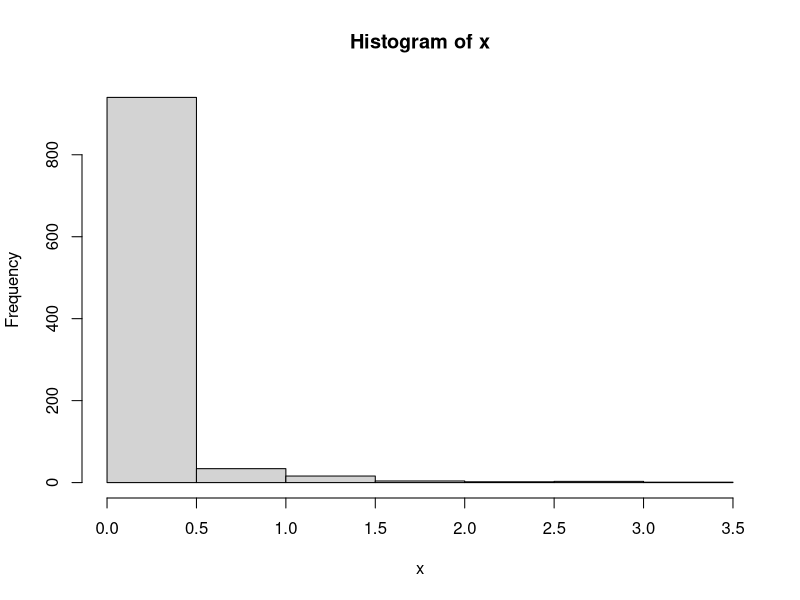
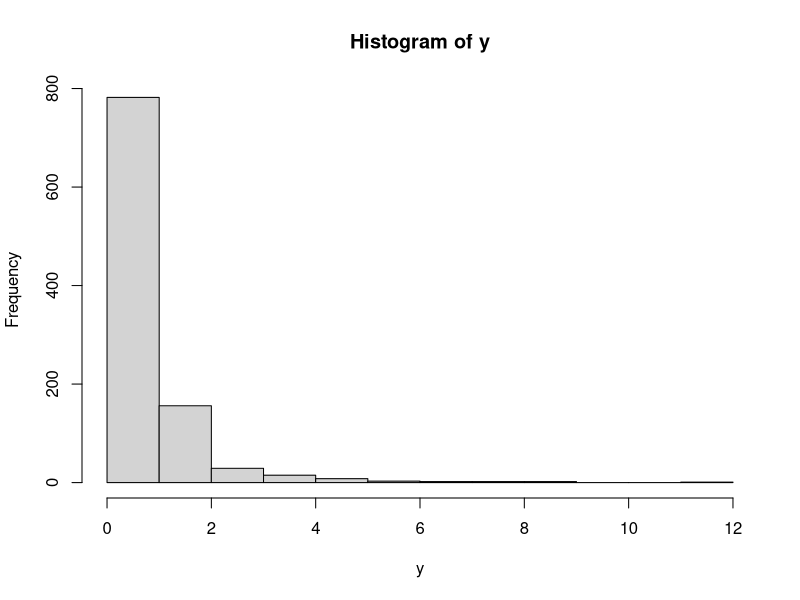
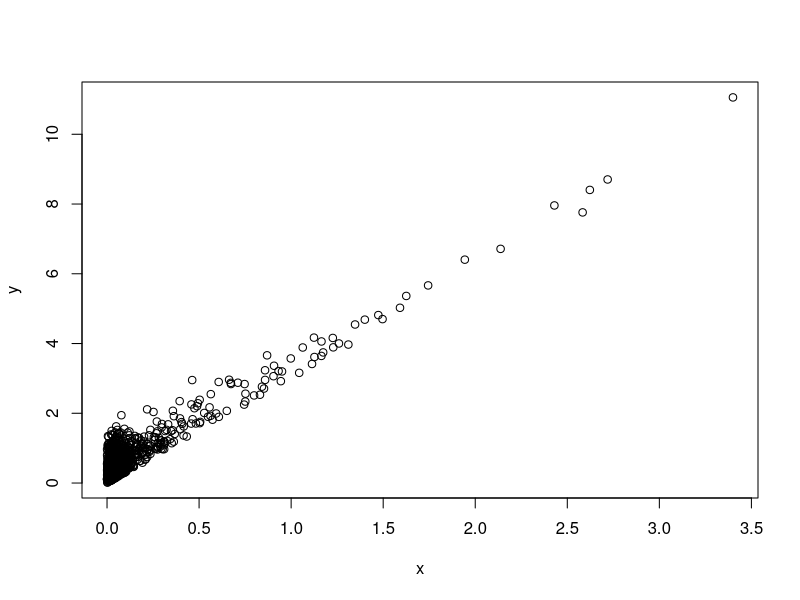
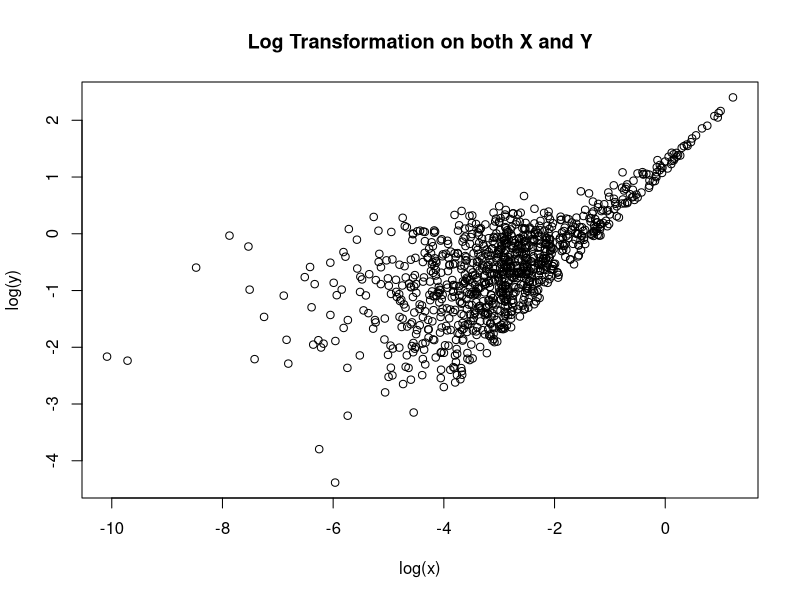

The R source for these figures, in order: (Note: this script raises an error after producing the figures.)
## ---- chunk 1
knitr::opts_chunk$set(echo = TRUE)
## ---- chunk 2
set.seed(123)

x=rgamma(1000, 0.1)+abs(rnorm(1000)/20)
y=3*x+abs(rnorm(1000)/2)
hist(x)
hist(y)
plot(x,y)
plot(log(x),log(y),main="Log Transformation on both X and Y")
summary(lm(y~x))

summary(lm(y~log(x)))

summary(lm(log(y)~log(x)))

## ---- chunk 3
library(rms)
rawData=data.frame(x,y)

d <- datadist(rawData)
options(datadist="d")

modelResult=ols(y~x,data=rawData)
modelResult
plot(Predict(modelResult))

modelResult=ols(log(y)~log(x),data=rawData)
modelResult
plot(Predict(modelResult))

modelResult=ols(y~rcs(sqrt(x),5),data=rawData)
modelResult
plot(Predict(modelResult))

modelResult=ols(y~rcs(log(x),5),data=rawData)
modelResult
plot(Predict(modelResult))

modelResult=ols(y~rcs(x,5),data=rawData)
modelResult
plot(Predict(modelResult))

modelResult=ols(y~rcs(x,3),data=rawData)
modelResult
plot(Predict(modelResult))

#This is not working. Not sure why
#modelResult=ols(y ~ rcs(x^(1/3)),data=rawData)
#modelResult
#plot(Predict(modelResult))


## ---- chunk 4
x=c(x,9)
y=c(y,50)
plot(x,y)
plot(log(x),log(y),main="Log Transformation on both X and Y")

rawData=data.frame(x,y)
d <- datadist(rawData)
options(datadist="d")

modelResult=ols(y~x,data=rawData)
modelResult
plot(Predict(modelResult))

modelResult=ols(log(y)~log(x),data=rawData)
modelResult
plot(Predict(modelResult))

modelResult=ols(y~rcs(sqrt(x),5),data=rawData)
modelResult
plot(Predict(modelResult))

modelResult=ols(y~rcs(log(x),5),data=rawData)
modelResult
plot(Predict(modelResult))

modelResult=ols(y~rcs(x,5),data=rawData)
modelResult
plot(Predict(modelResult))

modelResult=ols(y~rcs(x,3),data=rawData)
modelResult
plot(Predict(modelResult))

#This is not working. Not sure why
#modelResult=ols(y ~ rcs(x^(1/3)),data=rawData)
#modelResult
#plot(Predict(modelResult))
